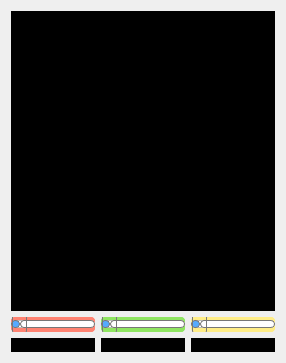
        <widget class="QWidget" name="model_3">
         <property name="styleSheet">
          <string notr="true"/>
         </property>
         <attribute name="title">
          <string/>
         </attribute>
         <layout class="QGridLayout" name="gridLayout_4">
          <item row="1" column="1">
           <widget class="QFrame" name="bary_3">
            <property name="styleSheet">
             <string notr="true">background-color: #8FE561;
border-radius: 4px;</string>
            </property>
            <property name="frameShape">
             <enum>QFrame::StyledPanel</enum>
            </property>
            <property name="frameShadow">
             <enum>QFrame::Raised</enum>
            </property>
            <layout class="QHBoxLayout" name="horizontalLayout_10">
             <property name="spacing">
              <number>0</number>
             </property>
             <property name="leftMargin">
              <number>0</number>
             </property>
             <property name="topMargin">
              <number>0</number>
             </property>
             <property name="rightMargin">
              <number>0</number>
             </property>
             <property name="bottomMargin">
              <number>0</number>
             </property>
             <item>
              <widget class="QSlider" name="slidery_3">
               <property name="mouseTracking">
                <bool>false</bool>
               </property>
               <property name="styleSheet">
                <string notr="true">QSlider::groove:horizontal {
border: 1px solid #bbb;
background: white;
height: 6px;
border-radius: 4px;
}

QSlider::sub-page:horizontal {
background: rgb(85, 170, 255);
border: 1px solid #777;
height: 10px;
border-radius: 4px;
}

QSlider::add-page:horizontal {
background: #fff;
border: 1px solid #777;
height: 10px;
border-radius: 4px;
}

QSlider::handle:horizontal {
background: qlineargradient(x1:0, y1:0, x2:1, y2:1,
    stop:0 #eee, stop:1 #ccc);
border: 1px solid #777;
width: 13px;
margin-top: -8px;
margin-bottom: -8px;
border-radius: 4px;
}

QSlider::handle:horizontal:hover {
background: qlineargradient(x1:0, y1:0, x2:1, y2:1,
    stop:0 #fff, stop:1 #ddd);
border: 1px solid #444;
border-radius: 4px;
}

QSlider::sub-page:horizontal:disabled {
background: #eee;
border-color: #999;
}

QSlider::add-page:horizontal:disabled {
background: #eee;
border-color: #999;
}

QSlider::handle:horizontal:disabled {
background: #eee;
border: 1px solid #aaa;
border-radius: 4px;
}</string>
               </property>
               <property name="tracking">
                <bool>true</bool>
               </property>
               <property name="orientation">
                <enum>Qt::Horizontal</enum>
               </property>
               <property name="tickPosition">
                <enum>QSlider::NoTicks</enum>
               </property>
              </widget>
             </item>
            </layout>
           </widget>
          </item>
          <item row="1" column="0">
           <widget class="QFrame" name="barz_3">
            <property name="styleSheet">
             <string notr="true">background-color: rgb(255, 131, 114);
border-radius: 4px;</string>
            </property>
            <property name="frameShape">
             <enum>QFrame::StyledPanel</enum>
            </property>
            <property name="frameShadow">
             <enum>QFrame::Raised</enum>
            </property>
            <layout class="QHBoxLayout" name="horizontalLayout_11">
             <property name="spacing">
              <number>0</number>
             </property>
             <property name="leftMargin">
              <number>0</number>
             </property>
             <property name="topMargin">
              <number>0</number>
             </property>
             <property name="rightMargin">
              <number>0</number>
             </property>
             <property name="bottomMargin">
              <number>0</number>
             </property>
             <item>
              <widget class="QSlider" name="sliderz_3">
               <property name="mouseTracking">
                <bool>false</bool>
               </property>
               <property name="styleSheet">
                <string notr="true">QSlider::groove:horizontal {
border: 1px solid #bbb;
background: white;
height: 6px;
border-radius: 4px;
}

QSlider::sub-page:horizontal {
background: rgb(85, 170, 255);
border: 1px solid #777;
height: 10px;
border-radius: 4px;
}

QSlider::add-page:horizontal {
background: #fff;
border: 1px solid #777;
height: 10px;
border-radius: 4px;
}

QSlider::handle:horizontal {
background: qlineargradient(x1:0, y1:0, x2:1, y2:1,
    stop:0 #eee, stop:1 #ccc);
border: 1px solid #777;
width: 13px;
margin-top: -8px;
margin-bottom: -8px;
border-radius: 4px;
}

QSlider::handle:horizontal:hover {
background: qlineargradient(x1:0, y1:0, x2:1, y2:1,
    stop:0 #fff, stop:1 #ddd);
border: 1px solid #444;
border-radius: 4px;
}

QSlider::sub-page:horizontal:disabled {
background: #eee;
border-color: #999;
}

QSlider::add-page:horizontal:disabled {
background: #eee;
border-color: #999;
}

QSlider::handle:horizontal:disabled {
background: #eee;
border: 1px solid #aaa;
border-radius: 4px;
}</string>
               </property>
               <property name="tracking">
                <bool>true</bool>
               </property>
               <property name="orientation">
                <enum>Qt::Horizontal</enum>
               </property>
               <property name="tickPosition">
                <enum>QSlider::NoTicks</enum>
               </property>
              </widget>
             </item>
            </layout>
           </widget>
          </item>
          <item row="1" column="2">
           <widget class="QFrame" name="barx_3">
            <property name="sizePolicy">
             <sizepolicy hsizetype="Preferred" vsizetype="Maximum">
              <horstretch>0</horstretch>
              <verstretch>0</verstretch>
             </sizepolicy>
            </property>
            <property name="styleSheet">
             <string notr="true">background-color: #FFED87;
border-radius: 4px;</string>
            </property>
            <property name="frameShape">
             <enum>QFrame::StyledPanel</enum>
            </property>
            <property name="frameShadow">
             <enum>QFrame::Raised</enum>
            </property>
            <layout class="QHBoxLayout" name="horizontalLayout_12">
             <property name="spacing">
              <number>0</number>
             </property>
             <property name="leftMargin">
              <number>0</number>
             </property>
             <property name="topMargin">
              <number>0</number>
             </property>
             <property name="rightMargin">
              <number>0</number>
             </property>
             <property name="bottomMargin">
              <number>0</number>
             </property>
             <item>
              <widget class="QSlider" name="sliderx_3">
               <property name="mouseTracking">
                <bool>false</bool>
               </property>
               <property name="styleSheet">
                <string notr="true">QSlider::groove:horizontal {
border: 1px solid #bbb;
background: white;
height: 6px;
border-radius: 4px;
}

QSlider::sub-page:horizontal {
background: rgb(85, 170, 255);
border: 1px solid #777;
height: 10px;
border-radius: 4px;
}

QSlider::add-page:horizontal {
background: #fff;
border: 1px solid #777;
height: 10px;
border-radius: 4px;
}

QSlider::handle:horizontal {
background: qlineargradient(x1:0, y1:0, x2:1, y2:1,
    stop:0 #eee, stop:1 #ccc);
border: 1px solid #777;
width: 13px;
margin-top: -8px;
margin-bottom: -8px;
border-radius: 4px;
}

QSlider::handle:horizontal:hover {
background: qlineargradient(x1:0, y1:0, x2:1, y2:1,
    stop:0 #fff, stop:1 #ddd);
border: 1px solid #444;
border-radius: 4px;
}

QSlider::sub-page:horizontal:disabled {
background: #eee;
border-color: #999;
}

QSlider::add-page:horizontal:disabled {
background: #eee;
border-color: #999;
}

QSlider::handle:horizontal:disabled {
background: #eee;
border: 1px solid #aaa;
border-radius: 4px;
}</string>
               </property>
               <property name="tracking">
                <bool>true</bool>
               </property>
               <property name="orientation">
                <enum>Qt::Horizontal</enum>
               </property>
               <property name="tickPosition">
                <enum>QSlider::NoTicks</enum>
               </property>
               <property name="tickInterval">
                <number>10</number>
               </property>
              </widget>
             </item>
            </layout>
           </widget>
          </item>
          <item row="2" column="1">
           <widget class="QLabel" name="imagey_3">
            <property name="mouseTracking">
             <bool>true</bool>
            </property>
            <property name="styleSheet">
             <string notr="true">background-color: rgb(0, 0, 0);</string>
            </property>
            <property name="text">
             <string/>
            </property>
            <property name="alignment">
             <set>Qt::AlignCenter</set>
            </property>
           </widget>
          </item>
          <item row="2" column="0">
           <widget class="QLabel" name="imagez_3">
            <property name="mouseTracking">
             <bool>true</bool>
            </property>
            <property name="styleSheet">
             <string notr="true">background-color: rgb(0, 0, 0);</string>
            </property>
            <property name="text">
             <string/>
            </property>
            <property name="alignment">
             <set>Qt::AlignCenter</set>
            </property>
           </widget>
          </item>
          <item row="2" column="2">
           <widget class="QLabel" name="imagex_3">
            <property name="mouseTracking">
             <bool>true</bool>
            </property>
            <property name="styleSheet">
             <string notr="true">background-color: rgb(0, 0, 0);</string>
            </property>
            <property name="text">
             <string/>
            </property>
            <property name="alignment">
             <set>Qt::AlignCenter</set>
            </property>
           </widget>
          </item>
          <item row="0" column="0" colspan="3">
           <widget class="QLabel" name="threeD_window_3">
            <property name="sizePolicy">
             <sizepolicy hsizetype="Preferred" vsizetype="Preferred">
              <horstretch>0</horstretch>
              <verstretch>0</verstretch>
             </sizepolicy>
            </property>
            <property name="minimumSize">
             <size>
              <width>0</width>
              <height>300</height>
             </size>
            </property>
            <property name="styleSheet">
             <string notr="true">background-color: rgb(0, 0, 0);</string>
            </property>
            <property name="text">
             <string/>
            </property>
            <property name="scaledContents">
             <bool>false</bool>
            </property>
            <property name="indent">
             <number>0</number>
            </property>
           </widget>
          </item>
         </layout>
        </widget>
